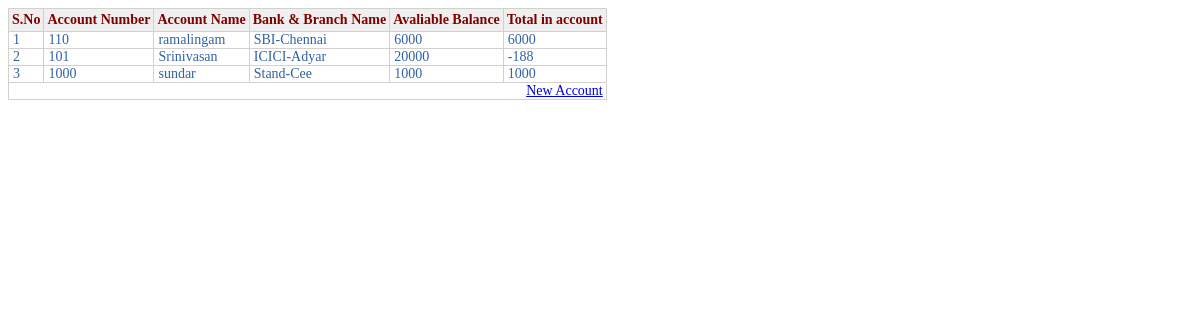
The page /Finance/balance.php on the database its author committed.
### tables this page shows
CREATE TABLE `balance` (
  `recordid` bigint NOT NULL AUTO_INCREMENT,
  `accountnumber` bigint NOT NULL DEFAULT '0',
  `accountname` varchar(80) DEFAULT NULL,
  `bankname` varchar(100) DEFAULT NULL,
  `branchname` varchar(50) DEFAULT NULL,
  `total` double DEFAULT NULL,
  `balance` double NOT NULL DEFAULT '0',
  `curdate` date DEFAULT NULL,
  `lastbalance` double NOT NULL DEFAULT '0',
  `lastdate` date DEFAULT NULL,
  `tablename` varchar(80) DEFAULT NULL,
  PRIMARY KEY (`recordid`)
);

CREATE TABLE `bankdetails` (
  `recordid` bigint(100) unsigned zerofill NOT NULL AUTO_INCREMENT,
  `accountnumber` bigint DEFAULT NULL,
  `accountname` varchar(75) DEFAULT NULL,
  `balance` double DEFAULT NULL,
  `bankname` varchar(80) DEFAULT NULL,
  `branchname` varchar(80) DEFAULT NULL,
  `sortcode` varchar(20) DEFAULT NULL,
  `branchaddress` varchar(250) NOT NULL DEFAULT '',
  `opendate` date DEFAULT NULL,
  `contactperson` varchar(80) DEFAULT NULL,
  `phonenumber` varchar(50) DEFAULT NULL,
  `faxnumber` varchar(50) DEFAULT NULL,
  `website` varchar(80) DEFAULT NULL,
  `BalanceDate` date DEFAULT NULL,
  PRIMARY KEY (`recordid`)
);

### Finance/balance.php (the view, shortened to what this page needs)
<?php include "../DataBase/dbconnection.php"; ?>
<html>
<head><title>Balance</title>
<link rel="stylesheet" href="../Style/heoscss.css">
</head>
<body>
<?php
print "<table cellspacing=1 cellpadding=0 border=0>
<tr><th>S.No</th>
<th>Account Number</th>
<th>Account Name</th>
<th>Bank & Branch Name</th>
<th>Avaliable Balance</th>
<th>Total in account</th></tr>";
$result=mysql_query("select * from balance order by accountname",$con);
$sno=1;
while($a=mysql_fetch_array($result)){
$accountnumber=$a["accountnumber"];
$accountname=$a["accountname"];
$bb=mysql_query("select bankname,branchname from bankdetails where accountnumber='$accountnumber'",$con);
while($aa=mysql_fetch_array($bb)){ $bankname=$aa['bankname']; $branch=$aa['branchname']; }
$avoilablebalance=$a["balance"];
$totalbalance=$a["total"];
echo "<tr class=\"label\"><td>$sno</td><td>$accountnumber</td><td>$accountname</td><td>$bankname-$branch</td>
<td>$avoilablebalance</td><td>$totalbalance</td></tr>";
$sno++;
}
print "<tr class=\"label\"><td colspan=8 align=right><a href=\"bankdetails.php\">New Account</a></td></tr></table></form>";
?>
</body>
</html>

### Style/heoscss.css (style rules this page uses)
* { font-family:Calibri; // System, Verdana, Arial, Helvetica, sans-serif, Lucida Fax, Lucida Sans, Courier New; font-size:14px; // 11px font-weight:800; }
table { background:#D2D1CE; // #FFFFFF; }
tr { background:#ffffff; color:#3162A6; // 3162A6 }
th { background:#efefef; color:#800000; padding:3px; font-weight:600; }
td { padding-left:4px; padding-right:3px; background:#ffffff; vertical-align:middle; }
a { vertical-align:text-bottom; }

### rows shown on the page
balance: accountnumber "110", accountname "ramalingam", bankdetails.bankname "SBI", bankdetails.branchname "Chennai", balance "6000", total "6000"
balance: accountnumber "101", accountname "Srinivasan", bankdetails.bankname "ICICI", bankdetails.branchname "Adyar", balance "20000", total "-188"
balance: accountnumber "1000", accountname "sundar", bankdetails.bankname "Stand", bankdetails.branchname "Cee", balance "1000", total "1000"
